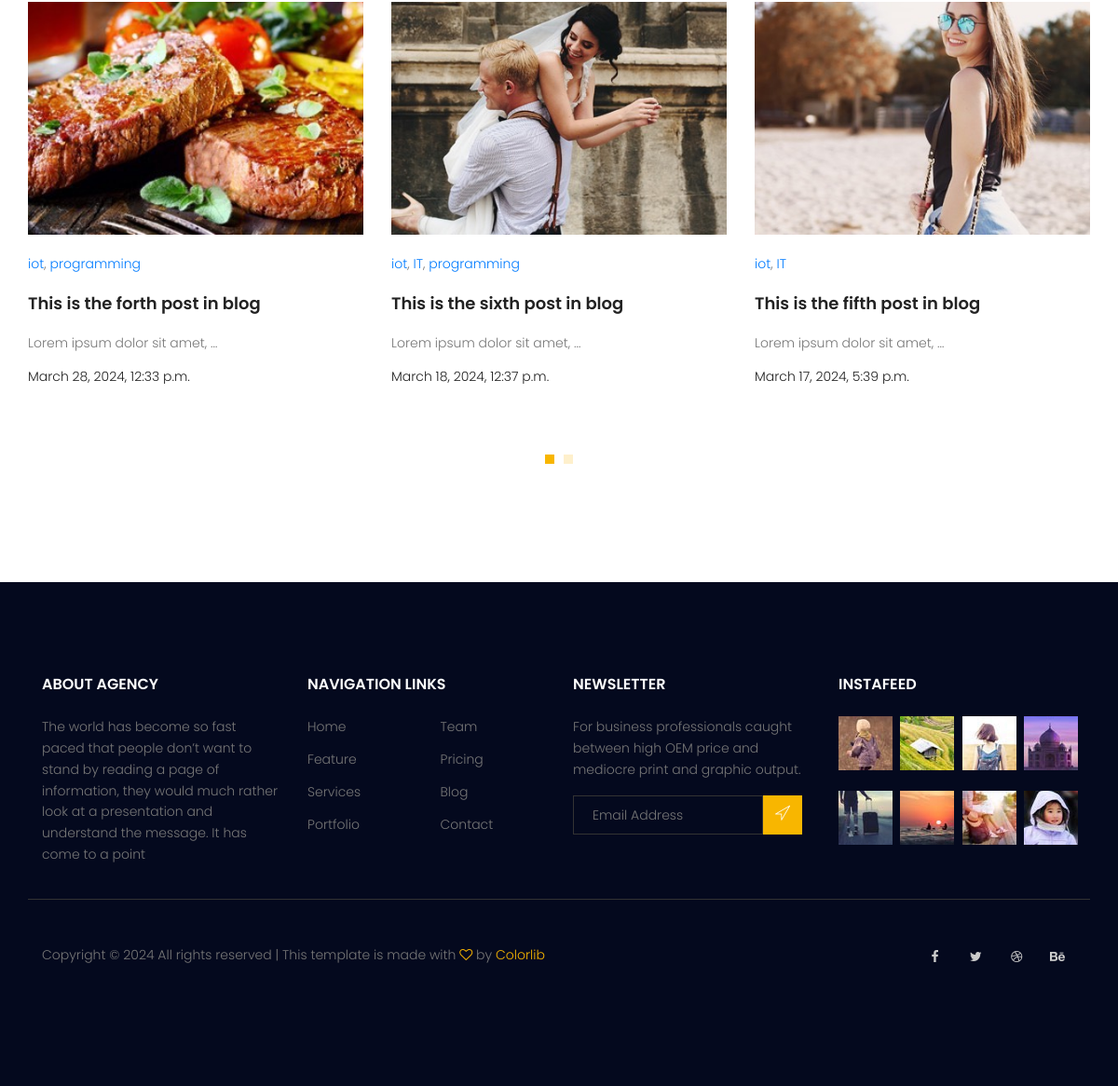
/ (lower part), run on an earlier commit of the app's database.
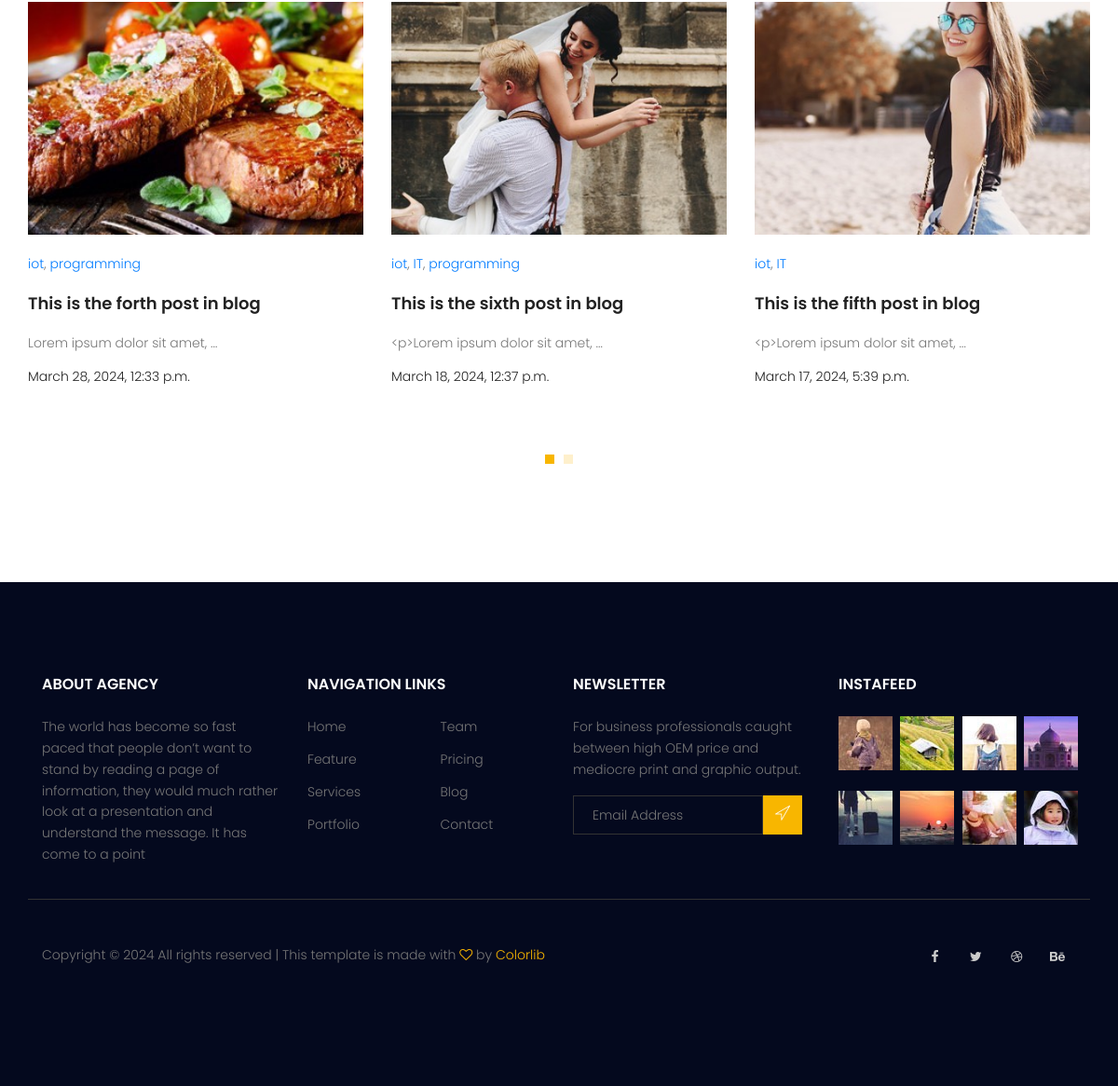
And on a later commit of the database.
### blog/models.py (models this page shows, shortened)
class Post (models.Model) :
    image = models.ImageField(upload_to = 'blog/',default = 'blog/default.jpg')
    author = models.ForeignKey(User,on_delete=models.SET_NULL,null=True)
    title = models.CharField (max_length = 200)
    content = models.TextField ()
    tags = TaggableManager()
    category = models.ManyToManyField (Category)
    counted_view = models.IntegerField (default = 0)
    status = models.BooleanField (default = False)
    published_date = models.DateTimeField (null = True)
    created_date = models.DateTimeField (auto_now_add = True)
    update_date = models.DateTimeField (auto_now = True)
    class Meta:
        ordering = ['-created_date']

### website/views.py (the view)
# urls.py: path('',index_view, name = "index"),
def index_view(request) :
    return render(request, "website/index.html")

### blog/templatetags/blog_tags.py (called while the page is built)
@register.inclusion_tag('blog/latest-posts.html')
def latest_posts():
    posts = Post.objects.filter(status = 1, published_date__lte = timezone.now()).order_by('-published_date')[:6]
    categories = Category.objects.all()
    return {'latest_posts': posts, 'categories':categories}

### templates/website/index.html (shortened to what this page needs)
{% extends 'base.html' %}
{% load static %}
{% load blog_tags %}
{% block content %}
{% latest_posts %}
{% endblock %}

### templates/blog/latest-posts.html (shortened to what this page needs)
{% load static %}
{% load blog_tags %}
<section class="recent-blog-area section-gap">
    <div class="container">
        <div class="row">
            <div class="active-recent-blog-carusel">
                {% for post in latest_posts %}
                    <div class="single-recent-blog-post item">
                        <div class="thumb">
                            <img class="img-fluid" src="{{ post.image.url }}" alt="" style="width: 420px; height: 250px; ">
                        </div>
                        <div class="details">
                            <div class="tags">
                                <ul>
                                    {% for cat in post.category.all %}
                                    <a href="{% url 'blog:category' cat_name=cat.name %}">{{ cat.name }}</a>{% if not forloop.last %},{% endif %}
                                    {% endfor %}
                                </ul>
                            </div>
                            <a href="{% url 'blog:single' pid=post.id%}">
                                <h4 class="title">{{ post.title }}</h4>
                            </a>
                            <p>{{ post.content|truncatewords:5 }}</p>
                            <h6 class="date">{{ post.published_date }}</h6>
                        </div>
                    </div>
                {% endfor %}
            </div>
        </div>
</section>

What changed in the data, as far as the page shows it:
changed Post "This is the sixth post in blog": content "Lorem ipsum dolor sit amet, …" → "<p>Lorem ipsum dolor sit amet, …"
changed Post "This is the fifth post in blog": content "Lorem ipsum dolor sit amet, …" → "<p>Lorem ipsum dolor sit amet, …"
